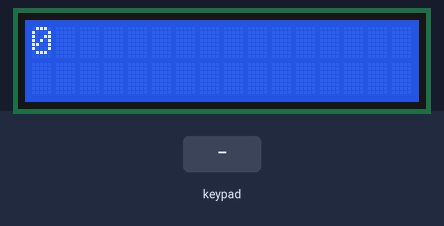
A sketch run on a simulated Arduino Uno, built with avr-gcc and run on an emulated ATmega328P. Parts: 16×2 character LCD. Inputs (shaded band) come from the test bench.

Above: at 3.0 s.
3.1 s: keypad keys 7 6 5 4 * pressed 0.4 s apart
At 5.6 s:
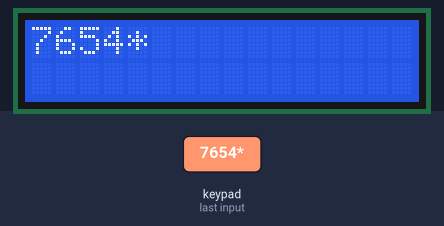
6.6 s: key '+' pressed
8.2 s: key '/' pressed
At 9.5 s:
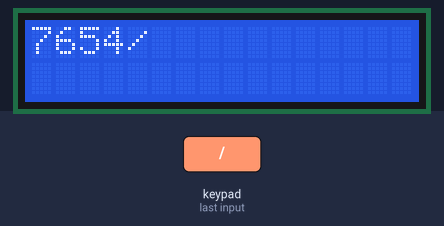
9.8 s: keypad keys 1 3 9 7 * pressed 0.4 s apart
At 11.9 s:
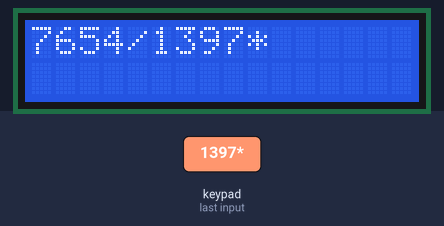
13.3 s: keypad keys 7 + 5 = pressed 0.4 s apart
At 15.4 s:
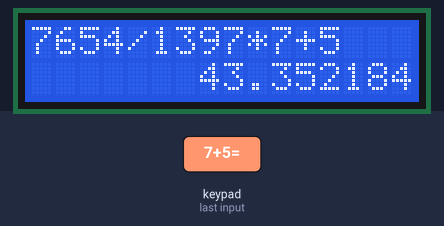
16.4 s: key '7' pressed
At 16.8 s:
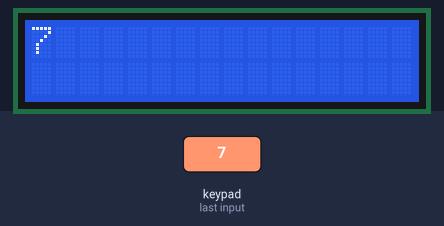
Timing chart, 0 to 19.0 s (numbered marks = the images above; inputs shaded):
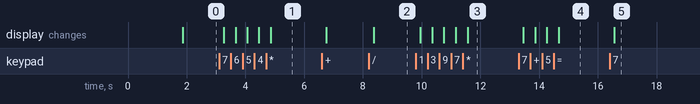

The sketch:

sketch.ino
```cpp
#include <LiquidCrystal.h>   // bibliothèque pour piloter l'écran LCD (intégrée à Arduino)
#include <Keypad.h>          // bibliothèque pour lire le clavier matriciel (à ajouter via Library Manager)

// ======================= ÉCRAN LCD ====================
// Crée l'objet "lcd". Ordre des pins : RS, E, D4, D5, D6, D7
LiquidCrystal lcd(13, 12, 11, 10, 9, 8);

// ======================= CLAVIER =======================
const byte ROWS = 4;         // nombre de lignes du clavier (const = ne change jamais)
const byte COLS = 4;         // nombre de colonnes du clavier

// Carte des touches : reproduit le clavier physique case par case
char keys[ROWS][COLS] = {
  {'1', '2', '3', '+'},      // ligne 1 : 1 2 3 A  (A fait '+')
  {'4', '5', '6', '-'},      // ligne 2 : 4 5 6 B  (B fait '-')
  {'7', '8', '9', '*'},      // ligne 3 : 7 8 9 C  (C fait '*')
  {'.', '0', '=', '/'}       // ligne 4 : * 0 # D  (* fait '.', # fait '=', D fait '/')
};

byte rowPins[ROWS] = {7, 6, 5, 4};       // pins Arduino reliés aux 4 fils des lignes
byte colPins[COLS] = {A0, A1, A2, A3};   // pins Arduino reliés aux 4 fils des colonnes

// Crée l'objet "keypad" avec : la carte des touches, les pins lignes/colonnes, la taille
Keypad keypad = Keypad(makeKeymap(keys), rowPins, colPins, ROWS, COLS);

// ======================= VARIABLES DE LA CALCULATRICE =======================
const byte MAX_LEN  = 32;    // nombre maximum de caractères dans l'expression
const byte MAX_NUMS = 17;    // nombre maximum de nombres dans une expression

char expr[MAX_LEN + 1] = ""; // stocke l'expression tapée, ex : "12+3*4" (+1 pour le '\0')
byte len = 0;                // nombre de caractères actuellement dans expr
char resultStr[24] = "";     // le résultat sous forme de texte, ex : "14"
bool resultOk = false;       // true si le dernier résultat est valide (pas une erreur)
bool showResult = false;     // true si on doit afficher le résultat sur la ligne 2
bool justCalculated = false; // true si on vient d'appuyer sur '='
bool holdHandled = false;    // true si un appui long a déjà été traité (évite de le traiter 2 fois)

// ======================= OUTILS =======================
// Dit si le caractère c est un opérateur
bool isOp(char c) {
  return c == '+' || c == '-' || c == '*' || c == '/';   // vrai si c'est l'un des 4 opérateurs
}

// ======================= AFFICHAGE =======================
// Écrit un texte sur une ligne de 16 colonnes, alignée à gauche ou à droite
// row = numéro de ligne (0 ou 1), text = le texte, right = true pour aligner à droite
void printRow(byte row, const char *text, bool right) {
  char line[17];                       // ligne complète : 16 caractères + '\0'
  byte l = strlen(text);               // longueur du texte à afficher
  const char *t = text;                // pointeur sur le début du texte à copier
  if (l > 16) {                        // si le texte dépasse l'écran...
    t = text + (l - 16);               // ...on saute le début pour garder les 16 derniers caractères
    l = 16;                            // la longueur affichée est donc 16
  }
  memset(line, ' ', 16);               // remplit la ligne de 16 espaces (efface l'ancien contenu)
  line[16] = '\0';                     // termine la chaîne
  byte start = right ? (16 - l) : 0;   // position de départ : à droite = 16 - longueur, à gauche = 0
  memcpy(line + start, t, l);          // copie le texte dans la ligne à la bonne position
  lcd.setCursor(0, row);               // place le curseur au début de la ligne voulue
  lcd.print(line);                     // écrit les 16 caractères d'un coup
}

// Met à jour tout l'écran
void refresh() {
  printRow(0, len == 0 ? "0" : expr, false);       // ligne 1 : l'expression (ou "0" si vide), à gauche
  printRow(1, showResult ? resultStr : "", true);  // ligne 2 : le résultat (ou vide), à droite
}

// ======================= CALCUL =======================
// Calcule l'expression s et met le résultat dans out
// Retourne 0 = OK, 1 = erreur de syntaxe, 2 = division par zéro
// "double &out" = référence : modifier out modifie la variable de l'appelant
byte evaluate(const char *s, double &out) {
  double nums[MAX_NUMS];     // liste des nombres trouvés
  char ops[MAX_NUMS];        // liste des opérateurs trouvés
  byte n = 0;                // nombre de nombres trouvés jusqu'ici
  byte i = 0;                // position de lecture dans la chaîne s

  // ---- Étape 1 : découper l'expression en nombres et opérateurs ----
  while (true) {                                   // boucle jusqu'à la fin de l'expression
    bool neg = false;                              // ce nombre est-il négatif ?
    if (s[i] == '-') { neg = true; i++; }          // un '-' avant un nombre = signe moins

    char buf[MAX_LEN + 1];                         // zone temporaire pour écrire le nombre en texte
    byte b = 0;                                    // nombre de caractères dans buf
    while ((s[i] >= '0' && s[i] <= '9') || s[i] == '.') {  // tant qu'on lit un chiffre ou un point
      buf[b++] = s[i++];                           // copie le caractère dans buf et avance
    }
    if (b == 0 || n >= MAX_NUMS) return 1;         // aucun chiffre trouvé ou trop de nombres : erreur
    buf[b] = '\0';                                 // termine la chaîne du nombre

    double v = atof(buf);                          // convertit le texte en nombre décimal
    nums[n++] = neg ? -v : v;                      // stocke le nombre (négatif si besoin)

    if (s[i] == '\0') break;                       // fin de l'expression : on sort de la boucle
    if (!isOp(s[i])) return 1;                     // caractère inattendu : erreur de syntaxe
    ops[n - 1] = s[i++];                           // stocke l'opérateur qui suit ce nombre et avance
  }

  // ---- Étape 2 : première passe, on traite * et / (priorité) ----
  double vals[MAX_NUMS];     // nombres restants après les * et /
  char vops[MAX_NUMS];       // opérateurs + et - restants
  byte m = 0;                // indice du dernier nombre dans vals
  vals[0] = nums[0];         // on démarre avec le premier nombre

  for (byte k = 0; k < n - 1; k++) {               // parcourt chaque opérateur
    if (ops[k] == '*') {                           // multiplication
      vals[m] *= nums[k + 1];                      // multiplie directement le nombre en cours
    } else if (ops[k] == '/') {                    // division
      if (nums[k + 1] == 0) return 2;              // diviseur nul : erreur division par zéro
      vals[m] /= nums[k + 1];                      // divise directement le nombre en cours
    } else {                                       // + ou - : on les garde pour la 2e passe
      vops[m] = ops[k];                            // mémorise l'opérateur
      m++;                                         // passe à la case suivante
      vals[m] = nums[k + 1];                       // mémorise le nombre suivant
    }
  }

  // ---- Étape 3 : deuxième passe, on traite + et - de gauche à droite ----
  double r = vals[0];                              // le résultat démarre au premier nombre
  for (byte k = 0; k < m; k++) {                   // parcourt les + et - restants
    if (vops[k] == '+') r += vals[k + 1];          // addition
    else                r -= vals[k + 1];          // soustraction
  }

  out = r;                                         // renvoie le résultat via la référence
  return 0;                                        // 0 = tout s'est bien passé
}

// Convertit un nombre en texte (max 16 caractères, sans zéros inutiles)
// Retourne true si OK, false si le nombre est invalide ou trop grand
bool formatResult(double v, char *out) {
  if (isnan(v) || isinf(v) || fabs(v) >= 1e9) {    // pas un nombre, infini, ou >= 1 milliard
    strcpy(out, "Erreur");                         // on écrit "Erreur"
    return false;                                  // résultat non valide
  }
  for (int d = 6; d >= 0; d--) {                   // essaie 6 décimales, puis 5, 4... jusqu'à 0
    dtostrf(v, 1, d, out);                         // convertit le float en texte avec d décimales
    if (strlen(out) <= 16) break;                  // si ça tient sur l'écran, on arrête
  }
  if (strchr(out, '.')) {                          // s'il y a un point décimal...
    int l = strlen(out);                           // longueur actuelle du texte
    while (l > 0 && out[l - 1] == '0') out[--l] = '\0';   // enlève les '0' à la fin : 2.500 -> 2.5
    if (l > 0 && out[l - 1] == '.') out[--l] = '\0';      // enlève un '.' final : 3. -> 3
  }
  if (strcmp(out, "-0") == 0) strcpy(out, "0");    // évite d'afficher "-0"
  return true;                                     // résultat valide
}

// ======================= ÉDITION DE L'EXPRESSION =======================
// Ajoute un caractère à la fin de l'expression
void appendChar(char c) {
  if (len < MAX_LEN) {                             // s'il reste de la place
    expr[len++] = c;                               // écrit le caractère puis augmente len
    expr[len] = '\0';                              // referme la chaîne
  }
}

// Efface tout et remet la calculatrice à zéro
void clearAll() {
  expr[0] = '\0';                                  // expression vide
  len = 0;                                         // longueur à 0
  showResult = false;                              // on cache le résultat
  justCalculated = false;                          // plus de calcul "fini"
  resultOk = false;                                // plus de résultat valide
  refresh();                                       // met l'écran à jour
}

// Efface le dernier caractère
void backspace() {
  if (justCalculated) { clearAll(); return; }      // après un '=', on efface tout
  if (len > 0) {                                   // s'il y a quelque chose à effacer
    len--;                                         // on recule d'un caractère
    expr[len] = '\0';                              // et on referme la chaîne là
  }
  refresh();                                       // met l'écran à jour
}

// ======================= TRAITEMENT D'UNE TOUCHE =======================
void handleKey(char k) {

  // ---- Cas 1 : chiffre ou point ----
  if ((k >= '0' && k <= '9') || k == '.') {
    if (justCalculated) clearAll();                // après un '=', un chiffre démarre un nouveau calcul

    if (k == '.') {                                // cas particulier du point
      int s = len;                                 // on cherche le début du nombre en cours
      while (s > 0 && !isOp(expr[s - 1])) s--;     // on recule jusqu'au dernier opérateur
      for (int j = s; j < len; j++) {              // on regarde chaque caractère de ce nombre
        if (expr[j] == '.') return;                // déjà un point : on ignore cette touche
      }
      if (len + 2 > MAX_LEN) return;               // pas assez de place pour "0." : on ignore
      if (len == s) appendChar('0');               // le nombre commence par '.' : on ajoute '0' avant
    }
    appendChar(k);                                 // ajoute le chiffre ou le point à l'expression
  }

  // ---- Cas 2 : opérateur ----
  else if (isOp(k)) {
    if (justCalculated) {                          // on vient de faire '=' : on continue avec le résultat
      if (resultOk) {                              // si le résultat est valide...
        strcpy(expr, resultStr);                   // ...il devient le début de la nouvelle expression
        len = strlen(expr);                        // on met à jour la longueur
      } else {
        clearAll();                                // résultat en erreur : on repart de zéro
      }
      justCalculated = false;                      // on n'est plus "juste après un calcul"
      showResult = false;                          // on cache l'ancien résultat
    }

    if (len == 0) {                                // expression vide
      if (k != '-') return;                        // seul '-' est permis au début (nombre négatif)
      appendChar(k);                               // ajoute le '-'
    } else if (isOp(expr[len - 1])) {              // le dernier caractère est déjà un opérateur
      if (len == 1) return;                        // c'est juste un '-' de début : on ne le remplace pas
      expr[len - 1] = k;                           // sinon on remplace l'ancien opérateur par le nouveau
    } else {
      appendChar(k);                               // cas normal : on ajoute l'opérateur
    }
  }

  // ---- Cas 3 : égal ----
  else if (k == '=') {
    if (len == 0 || justCalculated) return;        // rien à calculer, ou déjà calculé : on ignore

    if (isOp(expr[len - 1])) {                     // l'expression finit par un opérateur, ex : "5+"
      len--;                                       // on retire cet opérateur
      expr[len] = '\0';                            // et on referme la chaîne
    }
    if (len > 0) {                                 // s'il reste quelque chose à calculer
      double r;                                    // variable qui recevra le résultat
      byte status = evaluate(expr, r);             // calcule et récupère le code de retour

      if (status == 0)      resultOk = formatResult(r, resultStr);                // OK : convertit en texte
      else if (status == 2) { strcpy(resultStr, "Div par 0"); resultOk = false; } // division par zéro
      else                  { strcpy(resultStr, "Erreur");    resultOk = false; } // erreur de syntaxe

      showResult = true;                           // on affichera le résultat sur la ligne 2
      justCalculated = true;                       // on note qu'un calcul vient d'être fait
    }
  }

  refresh();                                       // met l'écran à jour après chaque touche
}

// ======================= ÉVÉNEMENTS DU CLAVIER =======================
// Appelée automatiquement par la bibliothèque à chaque changement d'état d'une touche
// Appui court = action normale (au relâchement)
// Appui long sur '=' = tout effacer, sur '.' = effacer le dernier caractère
void keypadEvent(KeypadEvent key) {
  switch (keypad.getState()) {                     // lit l'état de la touche concernée
    case PRESSED:                                  // la touche vient d'être enfoncée
      holdHandled = false;                         // on repart sans appui long traité
      break;                                       // fin de ce cas
    case HOLD:                                     // la touche est maintenue assez longtemps
      if (key == '=') { clearAll();  holdHandled = true; }        // appui long sur '=' : tout effacer
      else if (key == '.') { backspace(); holdHandled = true; }   // appui long sur '.' : effacer 1 caractère
      break;                                       // fin de ce cas
    case RELEASED:                                 // la touche vient d'être relâchée
      if (!holdHandled) handleKey(key);            // si ce n'était pas un appui long, on traite la touche
      break;                                       // fin de ce cas
    default:                                       // tous les autres états (IDLE...)
      break;                                       // on ne fait rien
  }
}

// ======================= PROGRAMME PRINCIPAL =======================
void setup() {                                     // s'exécute une seule fois au démarrage
  lcd.begin(16, 2);                                // l'écran a 16 colonnes et 2 lignes
  lcd.print("Calculatrice");                       // message de bienvenue, ligne 1
  lcd.setCursor(0, 1);                             // curseur au début de la ligne 2
  lcd.print("=:C   .:<-");                         // rappel : '=' long = tout effacer, '.' long = effacer 1
  delay(1800);                                     // attend 1,8 seconde pour laisser lire

  keypad.setHoldTime(800);                         // un appui compte comme "long" après 800 ms
  keypad.addEventListener(keypadEvent);            // dit à la bibliothèque d'appeler keypadEvent()

  clearAll();                                      // efface tout et affiche l'écran initial
}

void loop() {                                      // s'exécute en boucle, pour toujours
  keypad.getKey();                                 // scanne le clavier ; les événements passent par keypadEvent()
}
```

Measured:
- after the input at 3.1 s, the display: first changes after 0.16 s (image 1 shows a later state)
- after the input at 8.2 s, the display: changes after 0.16 s (image 2)
- after the input at 9.8 s, the display: first changes after 0.16 s (image 3 shows a later state)
- after the input at 13.3 s, the display: first changes after 0.16 s (image 4 shows a later state)
- after the input at 16.4 s, the display: changes after 0.16 s (image 5)
